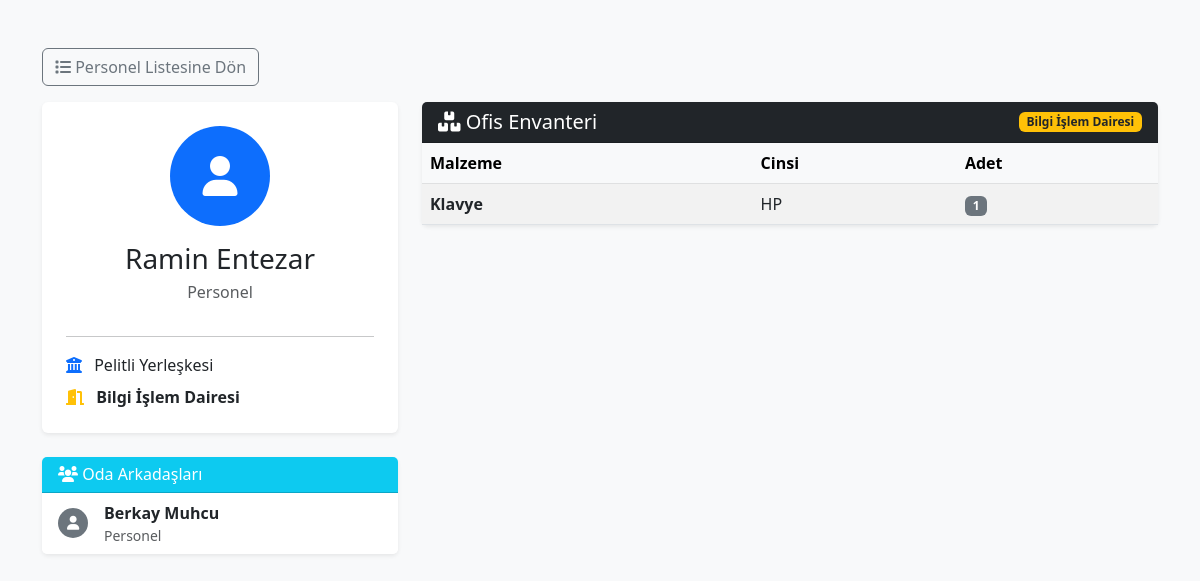
The page /personel-detay/12 on the database as committed earlier.
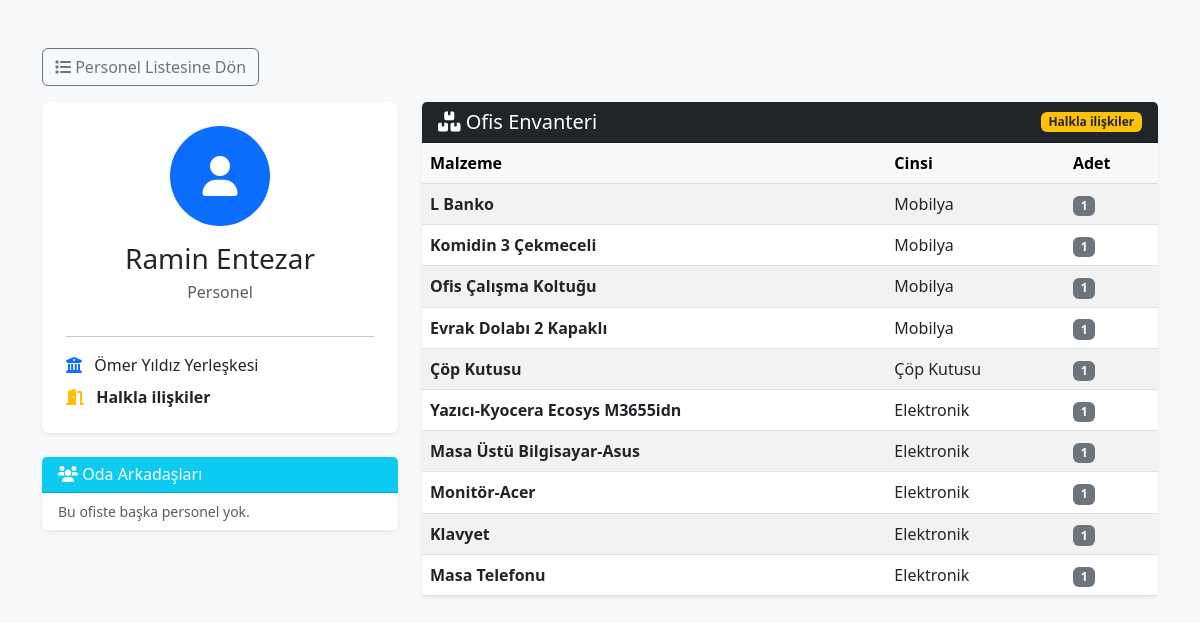
The same page on the database as committed later.
### tables this page shows
CREATE TABLE personeller (
            id INTEGER PRIMARY KEY AUTOINCREMENT,
            ad_soyad TEXT NOT NULL,
            unvan TEXT,
            kampus TEXT,
            ofis TEXT NOT NULL
        , birimi TEXT);

CREATE TABLE demirbaslar (
            id INTEGER PRIMARY KEY AUTOINCREMENT,
            ad TEXT NOT NULL,
            konum TEXT NOT NULL,
            adet INTEGER NOT NULL,
            tarih TEXT NOT NULL
        , personel TEXT, kampus TEXT, cinsi TEXT);

### app.py (the view)
@app.route('/personel-detay/<int:id>')
def personel_detay(id):
    conn = baglanti_kur(); cur = conn.cursor()
    cur.execute("SELECT * FROM personeller WHERE id = ?", (id,)); kisi = cur.fetchone()
    if not kisi: return "Bulunamadı", 404
    cur.execute("SELECT * FROM personeller WHERE ofis = ? AND id != ?", (kisi['ofis'], id)); arkadaslar = cur.fetchall()
    k_ofis = turkce_normalize(kisi['ofis'])
    cur.execute("SELECT * FROM demirbaslar WHERE NORMALIZE(konum) LIKE ?", (f"%{k_ofis}%",)); esyalar = cur.fetchall()
    conn.close()
    return render_template('personel_detay.html', kisi=kisi, arkadaslar=arkadaslar, esyalar=esyalar)

### app.py (called while the page is built)
def turkce_normalize(metin):
    if metin is None: return ""
    degisim = {
        'İ': 'i', 'I': 'i', 'ı': 'i', 'Ş': 's', 'ş': 's',
        'Ç': 'c', 'ç': 'c', 'Ö': 'o', 'ö': 'o',
        'Ü': 'u', 'ü': 'u', 'Ğ': 'g', 'ğ': 'g'
    }
    yeni_metin = ""
    for harf in metin:
        yeni_metin += degisim.get(harf, harf)
    return yeni_metin.lower()

def baglanti_kur():
    conn = sqlite3.connect(DB_NAME)
    conn.row_factory = sqlite3.Row
    conn.create_function("NORMALIZE", 1, turkce_normalize)
    return conn

### templates/personel_detay.html (shortened to what this page needs)
<!DOCTYPE html>
<html lang="tr">
<head>
    <link href="https://cdn.jsdelivr.net/npm/bootstrap@5.3.0/dist/css/bootstrap.min.css" rel="stylesheet">
    <link rel="stylesheet" href="https://cdnjs.cloudflare.com/ajax/libs/font-awesome/6.0.0/css/all.min.css">
</head>
<body class="bg-light">
<div class="container mt-5">
   <a href="/?tab=personel" class="btn btn-outline-secondary mb-3">
    <i class="fas fa-list"></i> Personel Listesine Dön
</a>
    <div class="row">
        <div class="col-md-4">
            <div class="card shadow-sm border-0 text-center p-4 mb-4">
                <div class="avatar bg-primary text-white rounded-circle d-flex align-items-center justify-content-center mx-auto mb-3" style="width: 100px; height: 100px; font-size: 40px;">
                    <i class="fas fa-user"></i>
                </div>
                <h3 class="mb-1">{{ kisi.ad_soyad }}</h3>
                <p class="text-muted">{{ kisi.unvan }}</p>
                <hr>
                <div class="text-start">
                    <p class="mb-2"><i class="fas fa-university text-primary me-2"></i> {{ kisi.kampus }}</p>
                    <p class="mb-0"><i class="fas fa-door-open text-warning me-2"></i> <strong>{{ kisi.ofis }}</strong></p>
                </div>
            </div>
            <div class="card shadow-sm border-0 mb-4">
                <div class="card-header bg-info text-white">
                    <h6 class="mb-0"><i class="fas fa-users"></i> Oda Arkadaşları</h6>
                </div>
                <ul class="list-group list-group-flush">
                    {% for arkadas in arkadaslar %}
                    <li class="list-group-item d-flex align-items-center">
                        <div class="bg-secondary text-white rounded-circle me-3 d-flex align-items-center justify-content-center" style="width: 30px; height: 30px;">
                            <i class="fas fa-user small"></i>
                        </div>
                        <div>
                            <a href="/personel-detay/{{ arkadas.id }}" class="text-decoration-none text-dark fw-bold">{{ arkadas.ad_soyad }}</a>
                            <div class="small text-muted">{{ arkadas.unvan }}</div>
                        </div>
                    </li>
                    {% else %}
                    <li class="list-group-item text-muted small">Bu ofiste başka personel yok.</li>
                    {% endfor %}
                </ul>
            </div>
        </div>
        <div class="col-md-8">
            <div class="card shadow-sm border-0">
                <div class="card-header bg-dark text-white d-flex justify-content-between align-items-center">
                    <h5 class="mb-0"><i class="fas fa-boxes"></i> Ofis Envanteri</h5>
                    <span class="badge bg-warning text-dark">{{ kisi.ofis }}</span>
                </div>
                <div class="card-body p-0">
                    <table class="table table-hover table-striped mb-0">
                        <thead class="table-light">
                            <tr>
                                <th>Malzeme</th>
                                <th>Cinsi</th>
                                <th>Adet</th>
                            </tr>
                        </thead>
                        <tbody>
                            {% for esya in esyalar %}
                            <tr>
                                <td class="fw-bold">{{ esya.ad }}</td>
                                <td>{{ esya.cinsi }}</td>
                                <td><span class="badge bg-secondary">{{ esya.adet }}</span></td>
                            </tr>
                            {% endfor %}
                        </tbody>
                    </table>
                </div>
            </div>
        </div>
    </div>
</div>
</body>
</html>

Rows that differ between the two databases and show on the page:
no longer on this page (row unchanged): personeller: ad_soyad "Berkay Muhcu", unvan "Personel"
removed demirbaslar: ad "Klavye", cinsi "HP", adet "1"
changed personeller "Ramin Entezar": kampus "Pelitli Yerleşkesi" → "Ömer Yıldız Yerleşkesi"; ofis "Bilgi İşlem Dairesi" → "Halkla ilişkiler"
added demirbaslar: ad "L Banko", cinsi "Mobilya", adet "1"
added demirbaslar: ad "Komidin 3 Çekmeceli", cinsi "Mobilya", adet "1"
added demirbaslar: ad "Ofis Çalışma Koltuğu", cinsi "Mobilya", adet "1"
added demirbaslar: ad "Evrak Dolabı 2 Kapaklı", cinsi "Mobilya", adet "1"
added demirbaslar: ad "Çöp Kutusu", cinsi "Çöp Kutusu", adet "1"
added demirbaslar: ad "Yazıcı-Kyocera Ecosys M3655idn", cinsi "Elektronik", adet "1"
added demirbaslar: ad "Masa Üstü Bilgisayar-Asus", cinsi "Elektronik", adet "1"
added demirbaslar: ad "Monitör-Acer", cinsi "Elektronik", adet "1"
added demirbaslar: ad "Klavyet", cinsi "Elektronik", adet "1"
added demirbaslar: ad "Masa Telefonu", cinsi "Elektronik", adet "1"
Other text that changed with them:
text now shown: "Bu ofiste başka personel yok."
